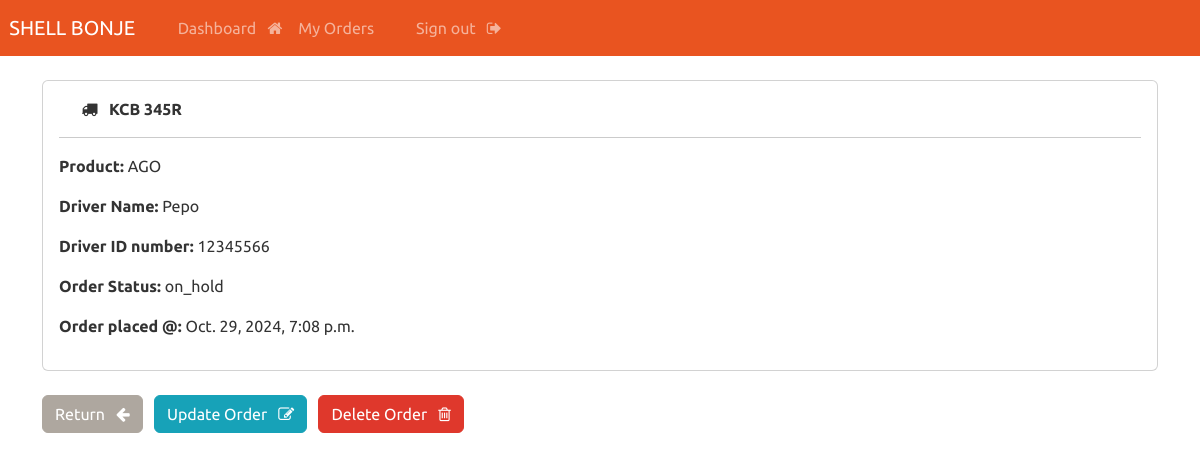
The app's page /record/4/ (signed in) with its own data.
### orders/models.py (models this page shows, shortened)
class Order(models.Model):
    PRODUCT_CHOICES = [
        ('AGO', 'AGO'),
        ('UX','UX'),
        ('LUBRICANTS','LUBRICANTS'),
    ]
    STATUS_CHOICES = [
        ('open', 'Open'),
        ('closed', 'Closed'),
    ]
    ORDER_STATUS_CHOICES = [
        ('pending', 'Pending'),
        ('collected', 'Collected'),
        ('on hold', 'On Hold'),
    ]
    user = models.ForeignKey(User, on_delete=models.CASCADE)
    product_name = models.CharField(
        max_length=100,
        choices=PRODUCT_CHOICES,
        default='AGO'
    )
    quantity = models.PositiveIntegerField()
    created_at = models.DateTimeField(auto_now_add=True)
    vehicle_number = models.CharField(
        max_length=20,
        help_text="Enter vehicle number (letter and numbers allowed)"
    )
    driver_name = models.CharField(
        max_length=100,
        blank=True, # This field is optional
        help_text="Enter driver's name (optional)"
    )
    driver_id_number = models.CharField(
        max_length=50,
        blank=True, # This field is optional
        help_text="Enter driver's ID number or Telephone (optional)"
    )
    account_status = models.CharField(
        max_length=20,
        choices=STATUS_CHOICES,
        default='open'
    )
    order_status = models.CharField(
        max_length=20,
        choices=ORDER_STATUS_CHOICES,
        default='pending'
    )

### orders/views.py (the view)
# urls.py: path('record/<int:pk>/', views.singular_record, name="record"),
@login_required
@user_passes_test(lambda u: u.userprofile.user_type == 'customer')
def singular_record(request, pk):
    all_records = Order.objects.get(id=pk)
    context = {
        'order': all_records,
        }
    return render(request, 'customer/view-record.html', context)

### orders/templates/customer/view-record.html (shortened to what this page needs)
{% extends 'main/base.html' %}
{% block content %}
    <body>
        <div class="card">
            <div class="card-body">
                <strong>
                    &nbsp; <i class="fa fa-truck" aria-hidden="true"></i> &nbsp; {{order.vehicle_number|upper}}
                </strong>
                <hr>
                <p> <strong>Product: </strong> {{ order.product_name }}</p>
                <p> <strong>Driver Name: </strong> {{ order.driver_name }}</p>
                <p> <strong>Driver ID number: </strong> {{ order.driver_id_number }}</p>
                <p> <strong>Order Status: </strong> {{ order.order_status }}</p>
                <p> <strong>Order placed @: </strong> {{ order.created_at }}</p>
            </div>
        </div>
        <br>
        <a href="{% url 'customer_dashboard' %}" class="btn btn-secondary"> Return &nbsp; <i class="fa fa-arrow-left" aria-hidden="true"></i> </a>
        <a href="{% url 'update_record' order.id %}" class="btn btn-info"> Update Order &nbsp; <i class="fa fa-pencil-square-o" aria-hidden="true"></i> </a>
        <a href="{% url 'delete_record' order.id %}" class="btn btn-danger"> Delete Order &nbsp; <i class="fa fa-trash-o" aria-hidden="true"></i> </a>
    </body>
{% endblock %}

### records on screen
Order: vehicle_number "KCB 345R", product_name "AGO", driver_name "Pepo", driver_id_number "12345566", order_status "on_hold", created_at "Oct. 29, 2024, 7:08 p.m."
